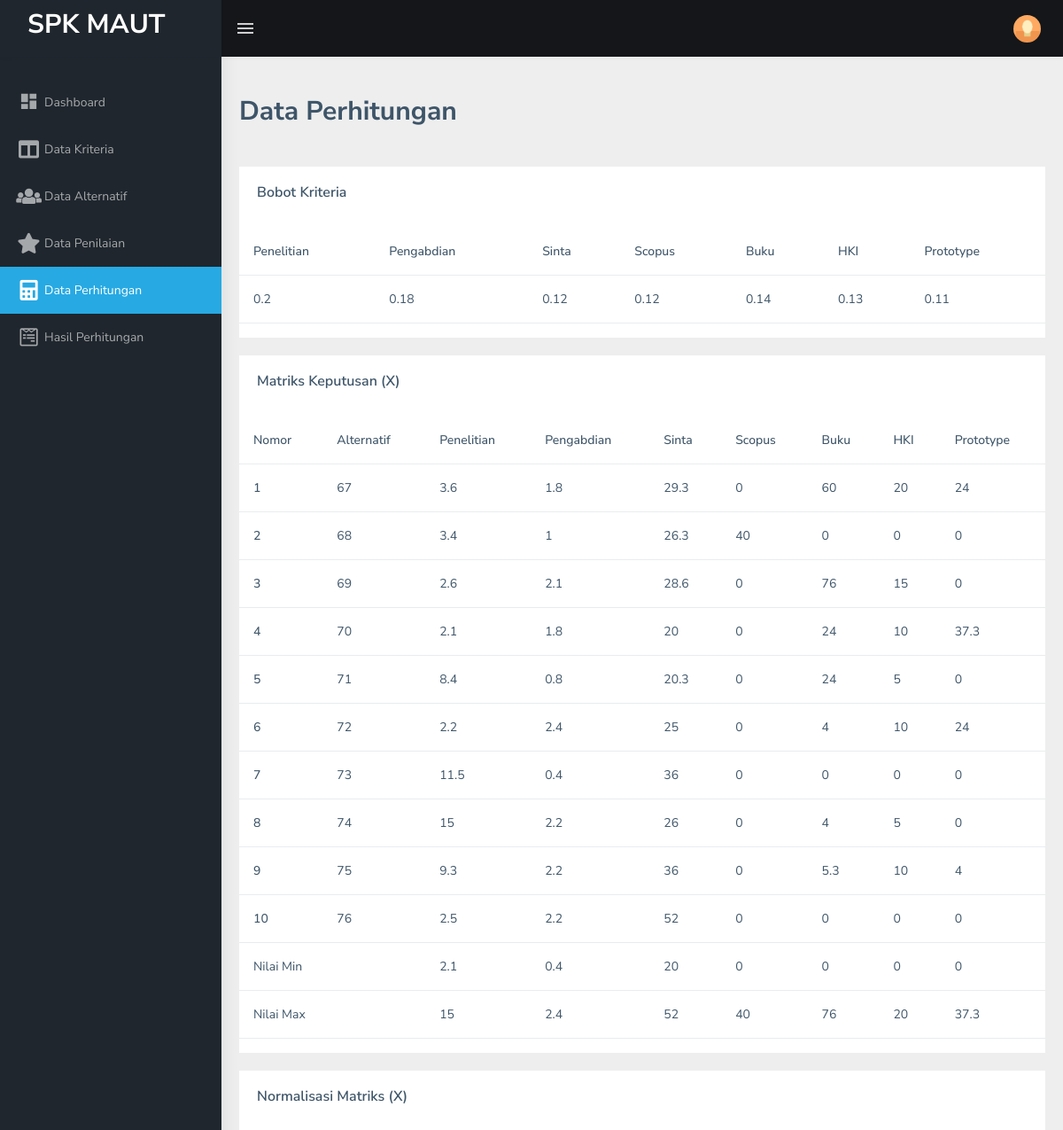
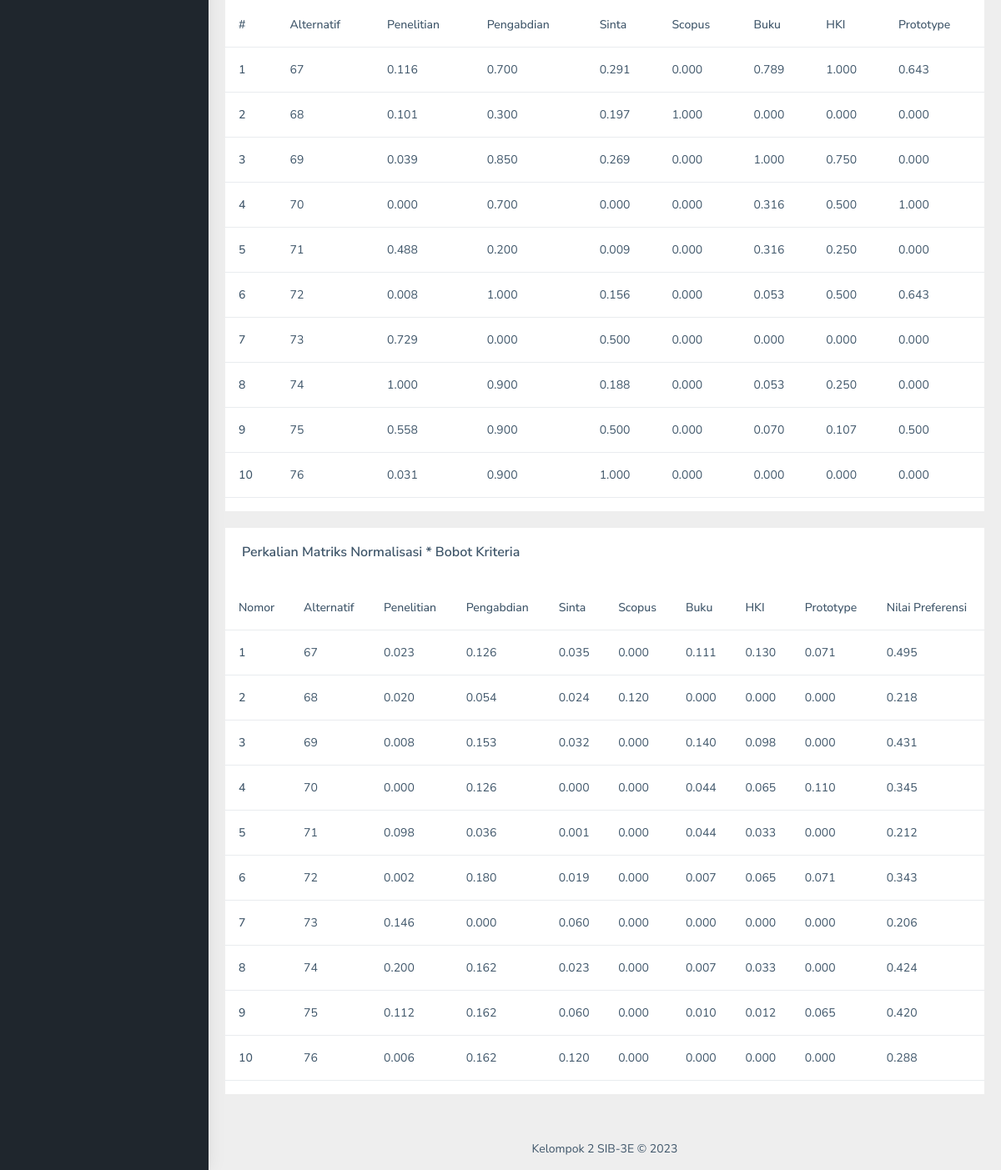
/views/data_perhitungan.php, run on the app's committed database (2 pictures, top to bottom).
### tables this page shows
CREATE TABLE `kriteria` (
  `id_kriteria` int(11) NOT NULL,
  `keterangan` varchar(100) NOT NULL,
  `kode_kriteria` varchar(100) NOT NULL,
  `bobot` double NOT NULL
);

### controller/perhitungan.php (called while the page is built, shortened)
<?php
include 'koneksi.php';
$query_kriteria = "SELECT * FROM kriteria";
$result_kriteria = mysqli_query($koneksi, $query_kriteria);
$kriteria = array();
while ($row_kriteria = mysqli_fetch_assoc($result_kriteria)) {
    $kriteria[] = $row_kriteria;
}
$query_penilaian = "SELECT penilaian.id_alternatif, penilaian.id_kriteria, penilaian.nilai, alternatif.nama
FROM penilaian JOIN alternatif ON penilaian.id_alternatif = alternatif.id_alternatif
JOIN kriteria ON penilaian.id_kriteria = kriteria.id_kriteria";
$result_penilaian = mysqli_query($koneksi, $query_penilaian);
$min_values = array_fill(0, count($kriteria), PHP_FLOAT_MAX);
$max_values = array_fill(0, count($kriteria), PHP_FLOAT_MIN);
$matrix_keputusan = array();
while ($row_penilaian = mysqli_fetch_assoc($result_penilaian)) {
    $nilai = (float)$row_penilaian['nilai'];
    $id_kriteria = $row_penilaian['id_kriteria'];
    $index_kriteria = array_search($id_kriteria, array_column($kriteria, 'id_kriteria'));
    $min_values[$index_kriteria] = min($min_values[$index_kriteria], $nilai);
    $max_values[$index_kriteria] = max($max_values[$index_kriteria], $nilai);
    $matrix_keputusan[$row_penilaian['id_alternatif']][$kriteria[$index_kriteria]['keterangan']] = $nilai;
}
$matrix_normalisasi = array();
foreach ($matrix_keputusan as $alternatif => $kriteriaValues) {
    $matrix_normalisasi[$alternatif] = array();
    foreach ($kriteriaValues as $kriteriaName => $nilai) {
        $index_kriteria = array_search($kriteriaName, array_column($kriteria, 'keterangan'));
        $normalized_value = ($nilai - $min_values[$index_kriteria]) / ($max_values[$index_kriteria] - $min_values[$index_kriteria]);
        $matrix_normalisasi[$alternatif][$kriteriaName] = $normalized_value;
    }
}
$matrix_perkalian = array();
foreach ($matrix_normalisasi as $alternatif => $kriteriaValues) {
    $matrix_perkalian[$alternatif] = array();
    foreach ($kriteriaValues as $kriteriaName => $normalizedValue) {
        $index_kriteria = array_search($kriteriaName, array_column($kriteria, 'keterangan'));
        $bobot_kriteria = $kriteria[$index_kriteria]['bobot'];
        $matrix_perkalian[$alternatif][$kriteriaName] = $normalizedValue * $bobot_kriteria;
    }
}
?>

### views/data_perhitungan.php (the view, shortened to what this page needs)
<?php
include 'template/header.php';
include '../controller/koneksi.php';
include '../controller/perhitungan.php';
?>
<div class="page-wrapper">
    <div class="page-breadcrumb">
        <div class="row">
            <div class="col-12 d-flex no-block align-items-center">
                <h2 class="page-title">Data Perhitungan</h2>
            </div>
            <br>
            <br>
            <br>
            <br>
        </div>
    </div>
    <div class="container-fluid">
        <div class="card">
            <div class="card-body">
                <h5 class="card-title">Bobot Kriteria</h5>
            </div>
            <table class="table">
                <thead>
                    <tr>
                        <?php foreach ($kriteria as $kriteriaItem): ?>
                        <th scope="col"><?php echo $kriteriaItem['keterangan']; ?></th>
                        <?php endforeach; ?>
                    </tr>
                </thead>
                <tbody>
                    <tr>
                        <?php foreach ($kriteria as $kriteriaItem): ?>
                        <td><?php echo $kriteriaItem['bobot']; ?></td>
                        <?php endforeach; ?>
                    </tr>
                </tbody>
            </table>
        </div>
        <div class="card">
            <div class="card-body">
                <h5 class="card-title">Matriks Keputusan (X)</h5>
            </div>
            <table class="table">
                <thead>
                    <tr>
                        <th scope="col">Nomor</th>
                        <th scope="col">Alternatif</th>
                        <?php foreach ($kriteria as $kriteriaItem): ?>
                        <th scope="col"><?php echo $kriteriaItem['keterangan']; ?></th>
                        <?php endforeach; ?>
                    </tr>
                </thead>
                <tbody>
                    <?php $nomor = 1; ?>
                    <?php foreach ($matrix_keputusan as $alternatif => $kriteriaValues): ?>
                    <tr>
                        <th scope="row"><?php echo $nomor++; ?></th>
                        <td><?php echo $alternatif; ?></td>
                        <?php foreach ($kriteria as $kriteriaItem): ?>
                        <td><?php echo $kriteriaValues[$kriteriaItem['keterangan']]; ?></td>
                        <?php endforeach; ?>
                    </tr>
                    <?php endforeach; ?>
                    <tr>
                        <td colspan="2">Nilai Min</td>
                        <?php foreach ($min_values as $minValue): ?>
                        <td><?php echo $minValue?></td>
                        <?php endforeach; ?>
                    </tr>
                    <tr>
                        <td colspan="2">Nilai Max</td>
                        <?php foreach ($max_values as $maxValue): ?>
                        <td><?php echo $maxValue?></td>
                        <?php endforeach; ?>
                    </tr>
                </tbody>
            </table>
        </div>
        <div class="card">
            <div class="card-body">
                <h5 class="card-title">Normalisasi Matriks (X)</h5>
            </div>
            <table class="table">
                <thead>
                    <tr>
                        <th scope="col">#</th>
                        <th scope="col">Alternatif</th>
                        <?php foreach ($kriteria as $kriteriaItem): ?>
                        <th scope="col"><?php echo $kriteriaItem['keterangan']; ?></th>
                        <?php endforeach; ?>
                    </tr>
                </thead>
                <tbody>
                    <?php $nomor = 1; ?>
                    <?php foreach ($matrix_normalisasi as $alternatif => $kriteriaValues): ?>
                    <tr>
                        <th scope="row"><?php echo $nomor++; ?></th>
                        <td><?php echo $alternatif; ?></td>
                        <?php foreach ($kriteriaValues as $normalizedValue): ?>
                        <td><?php echo number_format($normalizedValue, 3, '.', ''); ?></td>
                        <?php endforeach; ?>
                    </tr>
                    <?php endforeach; ?>
                </tbody>
            </table>
        </div>
        <div class="card">
            <div class="card-body">
                <h5 class="card-title">Perkalian Matriks Normalisasi * Bobot Kriteria</h5>
            </div>
            <table class="table">
                <thead>
                    <tr>
                        <th scope="col">Nomor</th>
                        <th scope="col">Alternatif</th>
                        <?php foreach ($kriteria as $kriteriaItem): ?>
                        <th scope="col"><?php echo $kriteriaItem['keterangan']; ?></th>
                        <?php endforeach; ?>
                        <th scope="col">Nilai Preferensi</th>
                    </tr>
                </thead>
                <tbody>
                    <?php
            $nomor = 1;
            foreach ($matrix_perkalian as $alternatif => $kriteriaValues):
                $total_nilai_preferensi = array_sum($kriteriaValues);
            ?>
                    <tr>
                        <th scope="row"><?php echo $nomor++; ?></th>
                        <td><?php echo $alternatif; ?></td>
                        <?php foreach ($kriteriaValues as $perkalianValue): ?>
                        <td><?php echo number_format($perkalianValue, 3, '.', ''); ?></td>
                        <?php endforeach; ?>
                        <td><?php echo number_format($total_nilai_preferensi, 3, '.', ''); ?></td>
                    </tr>
                    <?php endforeach; ?>
                </tbody>
            </table>
        </div>
    </div>
    <?php include 'template/footer.php'; ?>

### data on the page
kriteria: keterangan "Penelitian", bobot "0.2", keterangan "3.6", keterangan "3.4", keterangan "2.6", keterangan "2.1", keterangan "8.4", keterangan "2.2", keterangan "11.5", keterangan "15", keterangan "9.3", keterangan "2.5"
kriteria: keterangan "Pengabdian", bobot "0.18", keterangan "1.8", keterangan "1", keterangan "2.1", keterangan "0.8", keterangan "2.4", keterangan "0.4", keterangan "2.2"
kriteria: keterangan "Sinta", bobot "0.12", keterangan "29.3", keterangan "26.3", keterangan "28.6", keterangan "20", keterangan "20.3", keterangan "25", keterangan "36", keterangan "26", keterangan "52"
kriteria: keterangan "Scopus", bobot "0.12", keterangan "0", keterangan "40"
kriteria: keterangan "Buku", bobot "0.14", keterangan "60", keterangan "0", keterangan "76", keterangan "24", keterangan "4", keterangan "5.3"
kriteria: keterangan "HKI", bobot "0.13", keterangan "20", keterangan "0", keterangan "15", keterangan "10", keterangan "5"
kriteria: keterangan "Prototype", bobot "0.11", keterangan "24", keterangan "0", keterangan "37.3", keterangan "4"

### other printed values
$alternatif "67"
$alternatif "68"
$alternatif "69"
$alternatif "70"
$alternatif "71"
$alternatif "72"
$alternatif "73"
$alternatif "74"
$alternatif "75"
$alternatif "76"
$minValue "2.1"
$minValue "0.4"
$minValue "20"
$minValue "0"
$maxValue "15"
